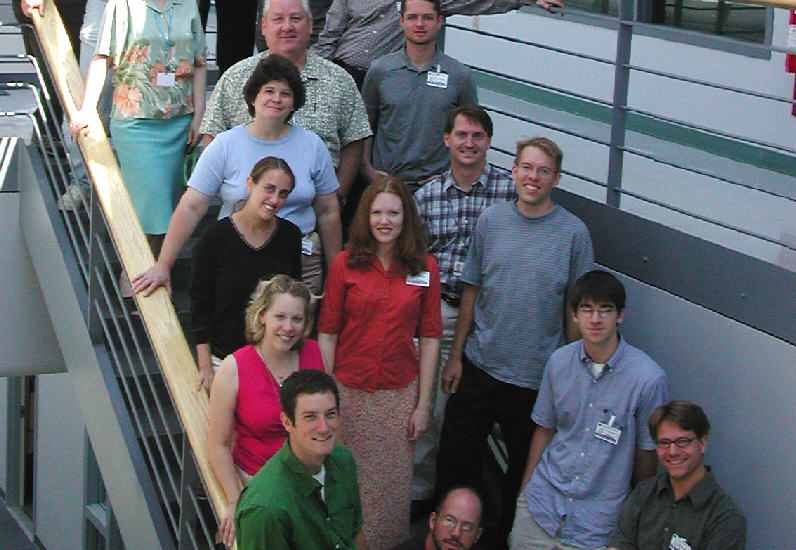
#> input picture Face_detection/test-data/1.jpg, 796 x 550 px
$ python Main.py
#> lines starting #> are read from the running program, lines starting #| are printed output that depends on the picture; after the words box and inside, x2 and y2 are one past the last pixel; in counts of white or black regions, pixels touching at a corner belong together
#> in predict, img is the input picture: shape (550, 796, 3); mean B, G, R 107.7, 101.1, 99.2
### Face_detection/face_detect.py
import cv2
import sys

def face_detect(imagePath):
	# HaarCascade file, to detect the face.
#> called with imagePath = 'test-data/1.jpg'
	faceCascade = cv2.CascadeClassifier("opencv-files/haarcascade_frontalface_alt.xml")
	image = cv2.imread(imagePath)
	#Convert image to grayscale
	gray = cv2.cvtColor(image, cv2.COLOR_BGR2GRAY)
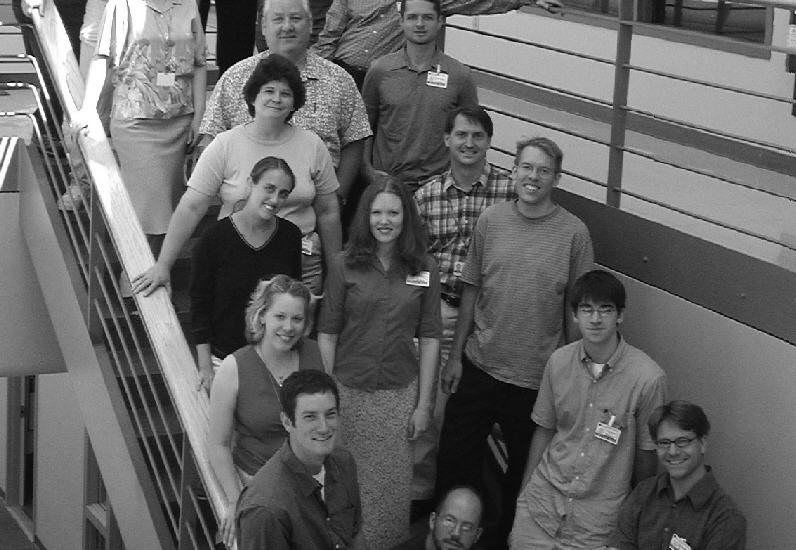
#> gray: shape (550, 796); min 0, max 255, mean 101.3
	grays = []
	faces = faceCascade.detectMultiScale(
		gray,
		scaleFactor=1.1,
		minNeighbors=5,
		minSize=(30, 30)
	)
#> faces = [[399, 2, 42, 42], [256, 75, 44, 44], [361, 194, 48, 48], [445, 117, 48, 48], [512, 150, 46, 46], [264, 2, 45, 45], [570, 290, 52, 52], [263, 298, 50, 50], [293, 394, 56, 56], [649, 423, 51, 51]]

	# For drawing rectangles over multiple faces in the image
	for (x, y, w, h) in faces:
		cv2.rectangle(image, (x, y), (x+w, y+h), (0, 255, 0), 2)
#> this loop made 10 passes
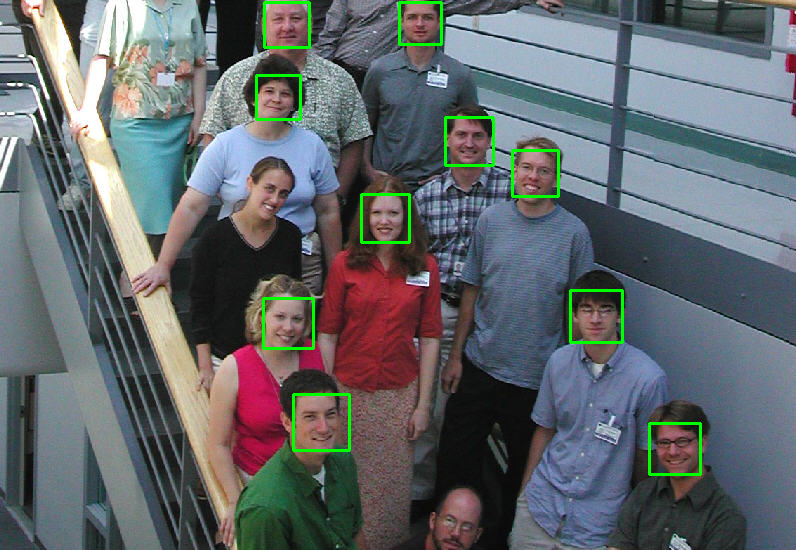
#> image: shape (550, 796, 3); 1.31% of pixels changed, all inside (x1, y1, x2, y2) = (255, 1, 702, 476)

	# Show Detected faces.
	cv2.imshow("Faces found", image)
	cv2.waitKey(1)

	# Append the detected faces into grays list.
	for i in range(0, len(faces)):
		(x, y, w, h) = faces[i]
		grays.append(gray[y:y+w, x:x+h])
#> after the loop, grays = 10 items
	print ("------------------------------------------------------------")
	print ("Detecting Face -\-")
	return grays, faces, len(faces)

### Face_detection/Main.py
import cv2
import numpy as np
import face_detect as face_detect
import training_data as training_data

label = []
def predict(test_img):
	img = cv2.imread(test_img).copy()
	print ("\n\n\n")
	print ("Face Prediction Running -\-")
	face, rect, length = face_detect.face_detect(test_img)
#> face = 10 items; rect has the same summary as faces in face_detect; length = 10
	print (len(face), "faces detected.")
#| 10 faces detected.
# 	for i in range(0, len(face)):
# 		labeltemp, confidence = face_recognizer.predict(face[i])
# 		label.append(labeltemp)
	return img, label

# faces, labels = training_data.training_data("training-data")
# face_recognizer = cv2.face.LBPHFaceRecognizer_create()
# face_recognizer.train(faces, np.array(labels))


# Read the test image.
test_img = "test-data/1.jpg"
predicted_img , label= predict(test_img)
#> label = []
# [4 lines of commented-out code are left out]

$ run again, with Face_detection/test-data/4.jpg copied over Face_detection/test-data/1.jpg
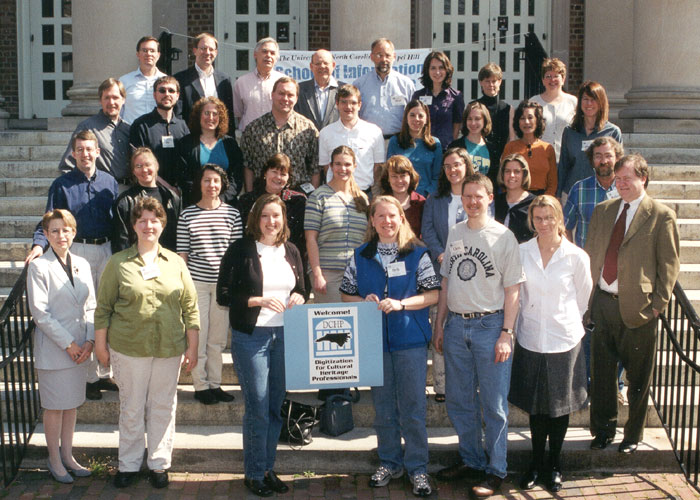
#> input picture Face_detection/test-data/4.jpg, 700 x 500 px
#> in predict, img is the input picture: shape (500, 700, 3); mean B, G, R 106.4, 110.6, 114.2
#> in face_detect, `gray = cv2.cvtColor(image, cv2.COLOR_BGR2GRAY)`:
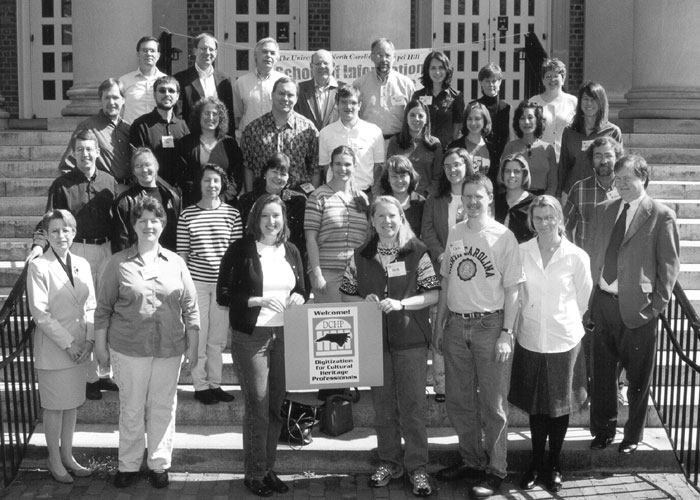
#> gray: shape (500, 700); min 7, max 255, mean 111.2
#> faces = [[253, 201, 38, 38], [130, 206, 37, 37]]
#> the loop in face_detect, `for (x, y, w, h) in faces:` made 2 passes
#> after the loop in face_detect, `for (x, y, w, h) in faces:`:
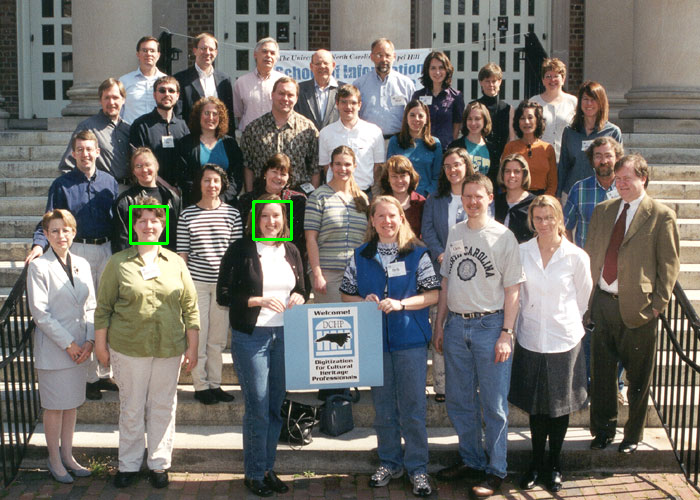
#> image: shape (500, 700, 3); 0.25% of pixels changed, all inside (x1, y1, x2, y2) = (129, 200, 293, 245)
#> the loop in face_detect, `for i in range(0, len(faces)):` made 2 passes
#> after the loop in face_detect, `for i in range(0, len(faces)):`: grays = 2 items
#> rect = [[253, 201, 38, 38], [130, 206, 37, 37]]; length = 2
#| 2 faces detected.
#> label = []

$ run again, with Face_detection/test-data/5.jpg copied over Face_detection/test-data/1.jpg
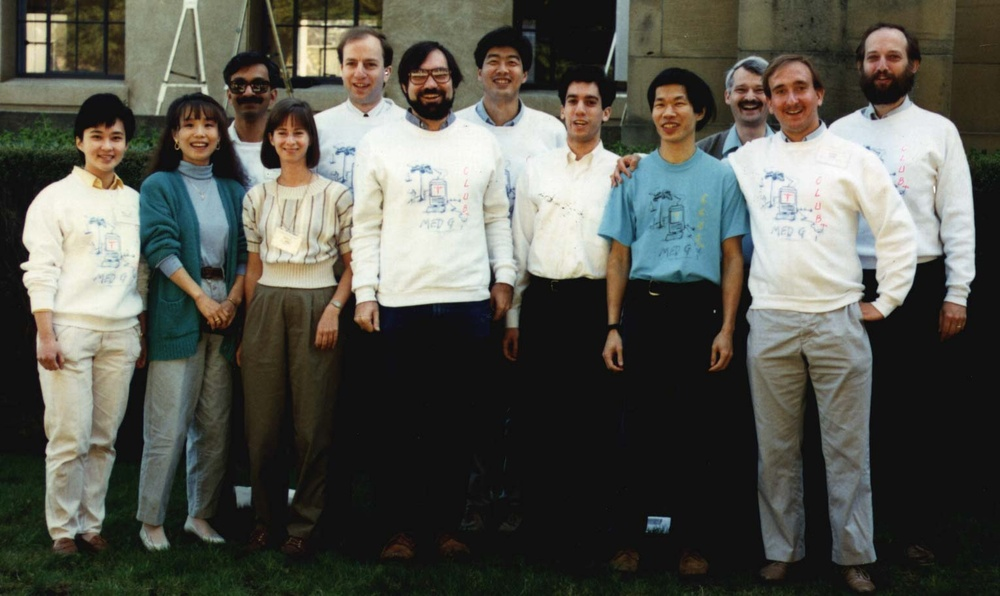
#> input picture Face_detection/test-data/5.jpg, 1000 x 596 px, shrunk from 1531 x 913 before the run
#> in predict, img is the input picture: shape (596, 1000, 3); mean B, G, R 78.9, 86.7, 86.3
#> in face_detect, `gray = cv2.cvtColor(image, cv2.COLOR_BGR2GRAY)`:
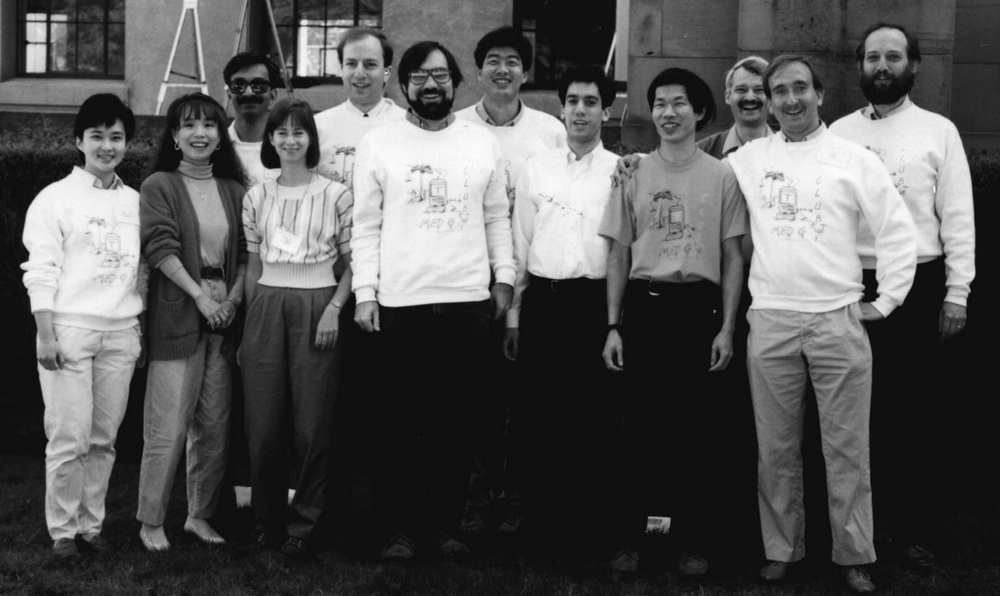
#> gray: shape (596, 1000); min 5, max 254, mean 85.7
#> faces = [[173, 105, 52, 52], [645, 84, 51, 51], [266, 115, 48, 48], [477, 41, 52, 52], [556, 81, 54, 54], [856, 36, 55, 55], [334, 43, 54, 54], [405, 55, 52, 52], [224, 64, 53, 53], [725, 71, 49, 49], [81, 117, 53, 53], [762, 66, 60, 60]]
#> the loop in face_detect, `for (x, y, w, h) in faces:` made 12 passes
#> after the loop in face_detect, `for (x, y, w, h) in faces:`:
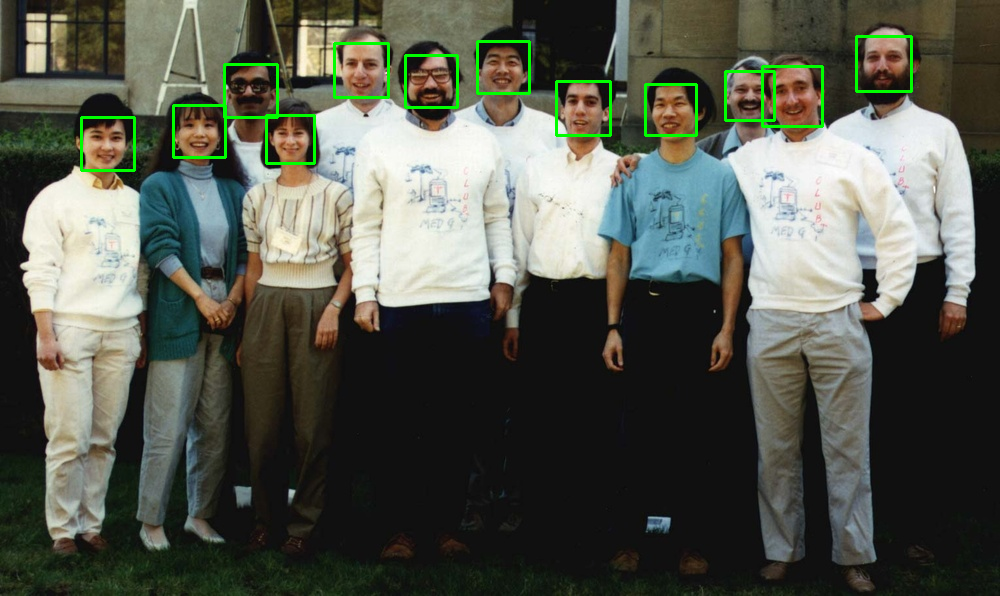
#> image: shape (596, 1000, 3); 1.25% of pixels changed, all inside (x1, y1, x2, y2) = (80, 35, 913, 172)
#> the loop in face_detect, `for i in range(0, len(faces)):` made 12 passes
#> after the loop in face_detect, `for i in range(0, len(faces)):`: grays = 12 items
#> rect has the same summary as faces in face_detect; length = 12
#| 12 faces detected.
#> label = []
